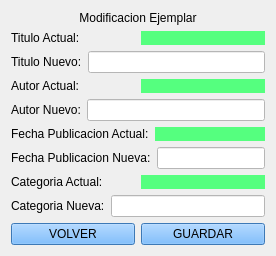
    <widget class="QWidget" name="page_modificacion_ejemplar">
     <layout class="QHBoxLayout" name="horizontalLayout_11">
      <item>
       <layout class="QGridLayout" name="gridLayout_55">
        <item row="0" column="0">
         <widget class="QLabel" name="label_38">
          <property name="styleSheet">
           <string notr="true">font: 36pt &quot;Segoe UI&quot;;</string>
          </property>
          <property name="text">
           <string>Modificacion Ejemplar</string>
          </property>
          <property name="alignment">
           <set>Qt::AlignCenter</set>
          </property>
         </widget>
        </item>
        <item row="1" column="0">
         <layout class="QGridLayout" name="gridLayout_54">
          <item row="0" column="0">
           <layout class="QGridLayout" name="gridLayout_53">
            <item row="0" column="0">
             <layout class="QGridLayout" name="gridLayout_51">
              <item row="0" column="0">
               <widget class="QLabel" name="label_39">
                <property name="text">
                 <string>Titulo Actual:</string>
                </property>
               </widget>
              </item>
              <item row="0" column="1">
               <widget class="QLabel" name="lb_titulo_actual">
                <property name="styleSheet">
                 <string notr="true">background-color: rgb(85, 255, 127);</string>
                </property>
                <property name="text">
                 <string/>
                </property>
               </widget>
              </item>
             </layout>
            </item>
            <item row="1" column="0">
             <layout class="QGridLayout" name="gridLayout_50">
              <item row="0" column="0">
               <widget class="QLabel" name="label_40">
                <property name="text">
                 <string>Titulo Nuevo:</string>
                </property>
               </widget>
              </item>
              <item row="0" column="1">
               <widget class="QLineEdit" name="le_titulo_nuevo">
                <property name="styleSheet">
                 <string notr="true">background-color: rgb(255, 255, 255);</string>
                </property>
               </widget>
              </item>
             </layout>
            </item>
            <item row="2" column="0">
             <layout class="QGridLayout" name="gridLayout_49">
              <item row="0" column="0">
               <widget class="QLabel" name="label_41">
                <property name="text">
                 <string>Autor Actual:</string>
                </property>
               </widget>
              </item>
              <item row="0" column="1">
               <widget class="QLabel" name="lb_autor_actual">
                <property name="styleSheet">
                 <string notr="true">background-color: rgb(85, 255, 127);</string>
                </property>
                <property name="text">
                 <string/>
                </property>
               </widget>
              </item>
             </layout>
            </item>
            <item row="3" column="0">
             <layout class="QGridLayout" name="gridLayout_48">
              <item row="0" column="0">
               <widget class="QLabel" name="label_42">
                <property name="text">
                 <string>Autor Nuevo:</string>
                </property>
               </widget>
              </item>
              <item row="0" column="1">
               <widget class="QLineEdit" name="le_autor_nuevo">
                <property name="styleSheet">
                 <string notr="true">background-color: rgb(255, 255, 255);</string>
                </property>
               </widget>
              </item>
             </layout>
            </item>
            <item row="4" column="0">
             <layout class="QGridLayout" name="gridLayout_47">
              <item row="0" column="0">
               <widget class="QLabel" name="label_43">
                <property name="text">
                 <string>Fecha Publicacion Actual:</string>
                </property>
               </widget>
              </item>
              <item row="0" column="1">
               <widget class="QLabel" name="lb_fechaPublicacion_actual">
                <property name="styleSheet">
                 <string notr="true">background-color: rgb(85, 255, 127);
</string>
                </property>
                <property name="text">
                 <string/>
                </property>
               </widget>
              </item>
             </layout>
            </item>
            <item row="5" column="0">
             <layout class="QGridLayout" name="gridLayout_46">
              <item row="0" column="0">
               <widget class="QLabel" name="label_44">
                <property name="text">
                 <string>Fecha Publicacion Nueva:</string>
                </property>
               </widget>
              </item>
              <item row="0" column="1">
               <widget class="QLineEdit" name="le_fechaPublicacion_nueva">
                <property name="styleSheet">
                 <string notr="true">background-color: rgb(255, 255, 255);</string>
                </property>
               </widget>
              </item>
             </layout>
            </item>
            <item row="6" column="0">
             <layout class="QGridLayout" name="gridLayout_45">
              <item row="0" column="0">
               <widget class="QLabel" name="label_48">
                <property name="text">
                 <string>Categoria Actual:</string>
                </property>
               </widget>
              </item>
              <item row="0" column="1">
               <widget class="QLabel" name="lb_categoria_actual">
                <property name="styleSheet">
                 <string notr="true">background-color: rgb(85, 255, 127);</string>
                </property>
                <property name="text">
                 <string/>
                </property>
               </widget>
              </item>
             </layout>
            </item>
            <item row="7" column="0">
             <layout class="QGridLayout" name="gridLayout_44">
              <item row="0" column="0">
               <widget class="QLabel" name="label_50">
                <property name="text">
                 <string>Categoria Nueva:</string>
                </property>
               </widget>
              </item>
              <item row="0" column="1">
               <widget class="QLineEdit" name="le_categoria_nueva">
                <property name="styleSheet">
                 <string notr="true">background-color: rgb(255, 255, 255);</string>
                </property>
               </widget>
              </item>
             </layout>
            </item>
           </layout>
          </item>
          <item row="1" column="0">
           <layout class="QGridLayout" name="gridLayout_52">
            <item row="0" column="0">
             <widget class="QPushButton" name="bt_volver_modificacion_ejemplar">
              <property name="styleSheet">
               <string notr="true">background-color: rgb(85, 170, 255);</string>
              </property>
              <property name="text">
               <string>VOLVER</string>
              </property>
             </widget>
            </item>
            <item row="0" column="1">
             <widget class="QPushButton" name="bt_guardar_modificacion_ejemplar">
              <property name="styleSheet">
               <string notr="true">background-color: rgb(85, 170, 255);</string>
              </property>
              <property name="text">
               <string>GUARDAR</string>
              </property>
             </widget>
            </item>
           </layout>
          </item>
         </layout>
        </item>
       </layout>
      </item>
     </layout>
    </widget>
